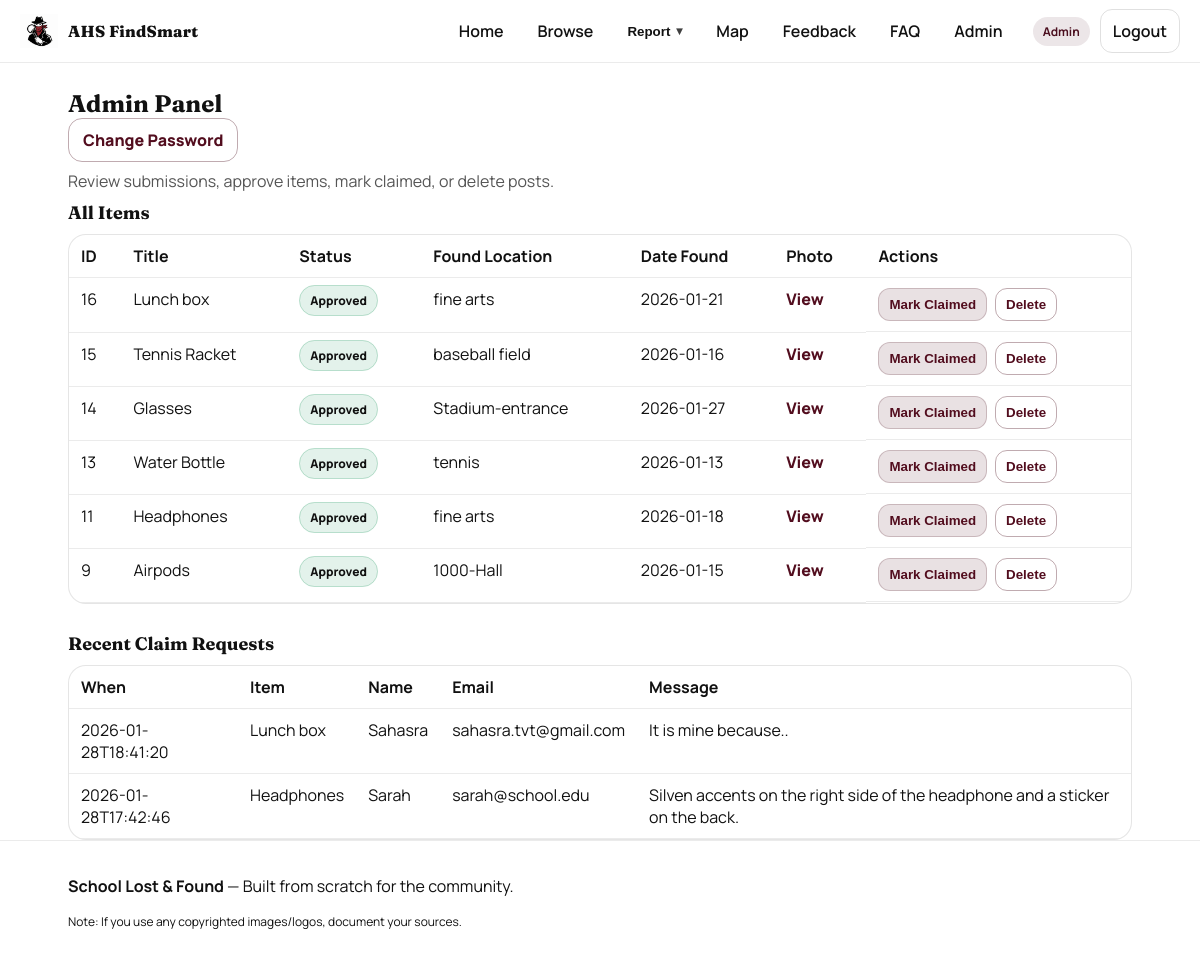
/admin (signed in), run on the app's committed database.
### tables this page shows
CREATE TABLE found_items (
  id INTEGER PRIMARY KEY AUTOINCREMENT,
  title TEXT NOT NULL,
  category TEXT NOT NULL,
  location_found TEXT NOT NULL,
  date_found TEXT NOT NULL,
  description TEXT NOT NULL,
  photo_filename TEXT,
  status TEXT NOT NULL DEFAULT 'pending',  -- pending | approved | claimed
  created_at TEXT NOT NULL
, location_id TEXT);

CREATE TABLE claims (
  id INTEGER PRIMARY KEY AUTOINCREMENT,
  item_id INTEGER NOT NULL,
  student_name TEXT NOT NULL,
  email TEXT NOT NULL,
  message TEXT NOT NULL,
  created_at TEXT NOT NULL,
  FOREIGN KEY(item_id) REFERENCES found_items(id) ON DELETE CASCADE
);

### app.py (the view)
    @app.route("/admin")
    def admin_panel():
        if not is_admin():
            flash("Admin access required.", "error")
            return redirect(url_for("login"))
        conn = get_conn()
        try:
            items = conn.execute("SELECT * FROM found_items ORDER BY id DESC").fetchall()
            claims = conn.execute(
                """
                SELECT c.*, f.title AS item_title
                FROM claims c
                JOIN found_items f ON f.id = c.item_id
                ORDER BY c.id DESC
                LIMIT 50
                """
            ).fetchall()
        finally:
            conn.close()
        return render_template("admin.html", items=items, claims=claims)

### db.py (called while the page is built)
def get_conn() -> sqlite3.Connection:
    conn = sqlite3.connect(DB_PATH)
    conn.row_factory = sqlite3.Row
    return conn

### templates/admin.html (shortened to what this page needs)
{% extends "base.html" %}
{% block content %}
<section class="page-head">
  <div class="container">
    <h1>Admin Panel</h1>
    <a class="btn btn-outline" href="{{ url_for('admin_change_password') }}">Change Password</a>
    <p class="muted">Review submissions, approve items, mark claimed, or delete posts.</p>
  </div>
</section>
<section class="container">
  <h2 class="section-title">All Items</h2>
  <div class="table-wrap" role="region" aria-label="Admin items table">
    <table class="table">
      <thead>
        <tr>
          <th>ID</th>
          <th>Title</th>
          <th>Status</th>
          <th>Found Location</th>
          <th>Date Found</th>
          <th>Photo</th>
          <th>Actions</th>
        </tr>
      </thead>
      <tbody>
        {% for item in items %}
          <tr>
            <td>{{ item.id }}</td>
            <td>{{ item.title }}</td>
            <td><span class="badge badge-{{ item.status }}">{{ item.status }}</span></td>
            <td>{{ item.location_found }}</td>
            <td>{{ item.date_found }}</td>
            <td>
              {% if item.photo_filename %}
                <a class="link" href="{{ url_for('uploaded_file', filename=item.photo_filename) }}" target="_blank" rel="noreferrer">
                  View
                </a>
              {% else %}
                —
              {% endif %}
            </td>
            <td class="actions-col">
              {% if item.status != "claimed" %}
                <form method="POST" action="{{ url_for('admin_mark_claimed', item_id=item.id) }}">
                  <button class="btn btn-small btn-light" type="submit">Mark Claimed</button>
                </form>
              {% endif %}
              <form method="POST" action="{{ url_for('admin_delete', item_id=item.id) }}"
                    onsubmit="return confirm('Delete this item?');">
                <button class="btn btn-small btn-outline" type="submit">Delete</button>
              </form>
            </td>
          </tr>
        {% endfor %}
      </tbody>
    </table>
  </div>
  <h2 class="section-title" style="margin-top: 28px;">Recent Claim Requests</h2>
  <div class="table-wrap" role="region" aria-label="Recent claims table">
    <table class="table">
      <thead>
        <tr>
          <th>When</th>
          <th>Item</th>
          <th>Name</th>
          <th>Email</th>
          <th>Message</th>
        </tr>
      </thead>
      <tbody>
        {% for c in claims %}
          <tr>
            <td>{{ c.created_at }}</td>
            <td>{{ c.item_title }}</td>
            <td>{{ c.student_name }}</td>
            <td>{{ c.email }}</td>
            <td>{{ c.message }}</td>
          </tr>
        {% endfor %}
      </tbody>
    </table>
  </div>
</section>
{% endblock %}

### static/css/styles.css (style rules this page uses)
:root { --bg-maroon: #520d1e; --maroon-2: #6b1830; --white: #ffffffa2; --text: #111; --muted: #555; --border: rgba(255,255,255,0.75); --card: #ffffff; --shadow: 0 10px 30px rgba(0,0,0,0.12); --radius: 18px; }
* { box-sizing:border-box; }
html, body { margin:0; padding:0; font-family: "Manrope", "Segoe UI", Arial, sans-serif; color: var(--text); background:#fff; }
h1, h2, h3, .section-title, .brand-title { font-family: "Fraunces", "Manrope", Georgia, serif; }
.container { max-width: 1100px; margin: 0 auto; padding: 0 18px; }
.section-title { margin: 0 0 10px; font-size: 18px; }
.muted { color: var(--muted); }
.page-head { padding: 26px 0 8px; border-bottom: 1px solid rgba(255, 255, 255, 0.08); background: #fff; }
.page-head h1 { margin:0; }
.page-head p { margin: 8px 0 0; }
.btn { display:inline-block; padding: 10px 14px; border-radius: 14px; border: none; background: var(--bg-maroon); color: #fff; text-decoration:none; font-weight: 800; cursor:pointer; }
.btn-outline { background: transparent; color: var(--bg-maroon); border: 1px solid rgba(75,15,31,0.35); }
.btn-light { background: rgba(75,15,31,0.12); color: var(--bg-maroon); border: 1px solid rgba(75,15,31,0.20); }
.btn-small { padding: 8px 10px; border-radius: 12px; font-weight: 800; }
.badge { font-size: 12px; font-weight: 900; padding: 6px 10px; border-radius: 999px; border: 1px solid rgba(0,0,0,0.12); text-transform: capitalize; }
.badge-approved { background: rgba(30,150,90,0.12); border-color: rgba(30,150,90,0.22); }
.table-wrap { overflow:auto; border-radius: var(--radius); border: 1px solid rgba(0,0,0,0.10); background:#fff; }
.table { width:100%; border-collapse: collapse; min-width: 820px; }
.table th, .table td { text-align:left; padding: 10px 12px; border-bottom: 1px solid rgba(0,0,0,0.08); vertical-align: top; }
.actions-col { display:flex; gap: 8px; flex-wrap:wrap; }
.link { color: var(--bg-maroon); font-weight: 900; text-decoration:none; }

### data on the page
found_items: id "16", title "Lunch box", status "Approved", location_found "fine arts", date_found "2026-01-21"
found_items: id "15", title "Tennis Racket", status "Approved", location_found "baseball field", date_found "2026-01-16"
found_items: id "14", title "Glasses", status "Approved", location_found "Stadium-entrance", date_found "2026-01-27"
found_items: id "13", title "Water Bottle", status "Approved", location_found "tennis", date_found "2026-01-13"
found_items: id "11", title "Headphones", status "Approved", location_found "fine arts", date_found "2026-01-18"
found_items: id "9", title "Airpods", status "Approved", location_found "1000-Hall", date_found "2026-01-15"
claims: created_at "2026-01-28T18:41:20", item_title "Lunch box", student_name "Sahasra", email "sahasra.tvt@gmail.com", message "It is mine because.."
claims: created_at "2026-01-28T17:42:46", item_title "Headphones", student_name "Sarah", email "sarah@school.edu", message "Silven accents on the right side of the headphone and a sticker on the back."
